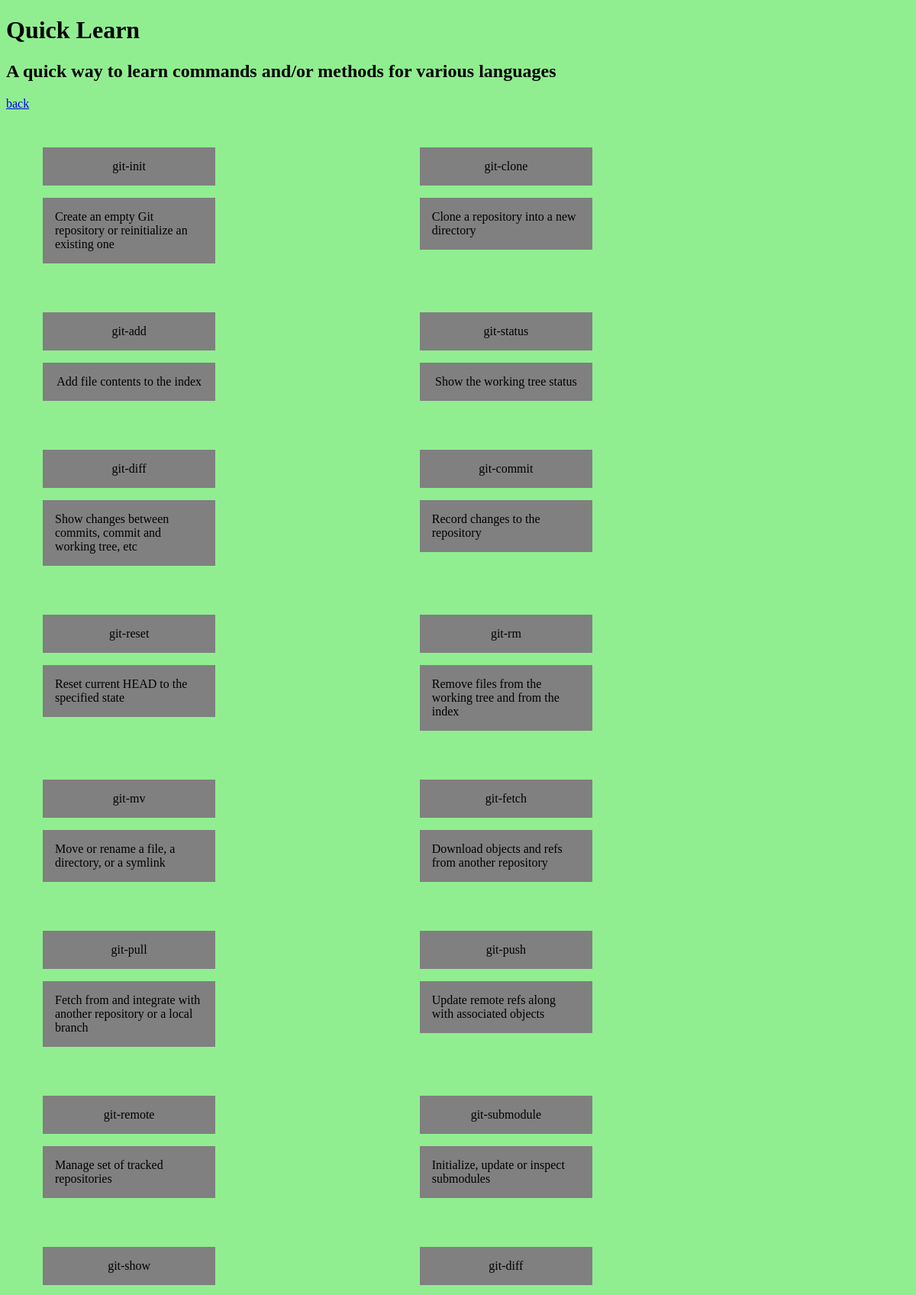
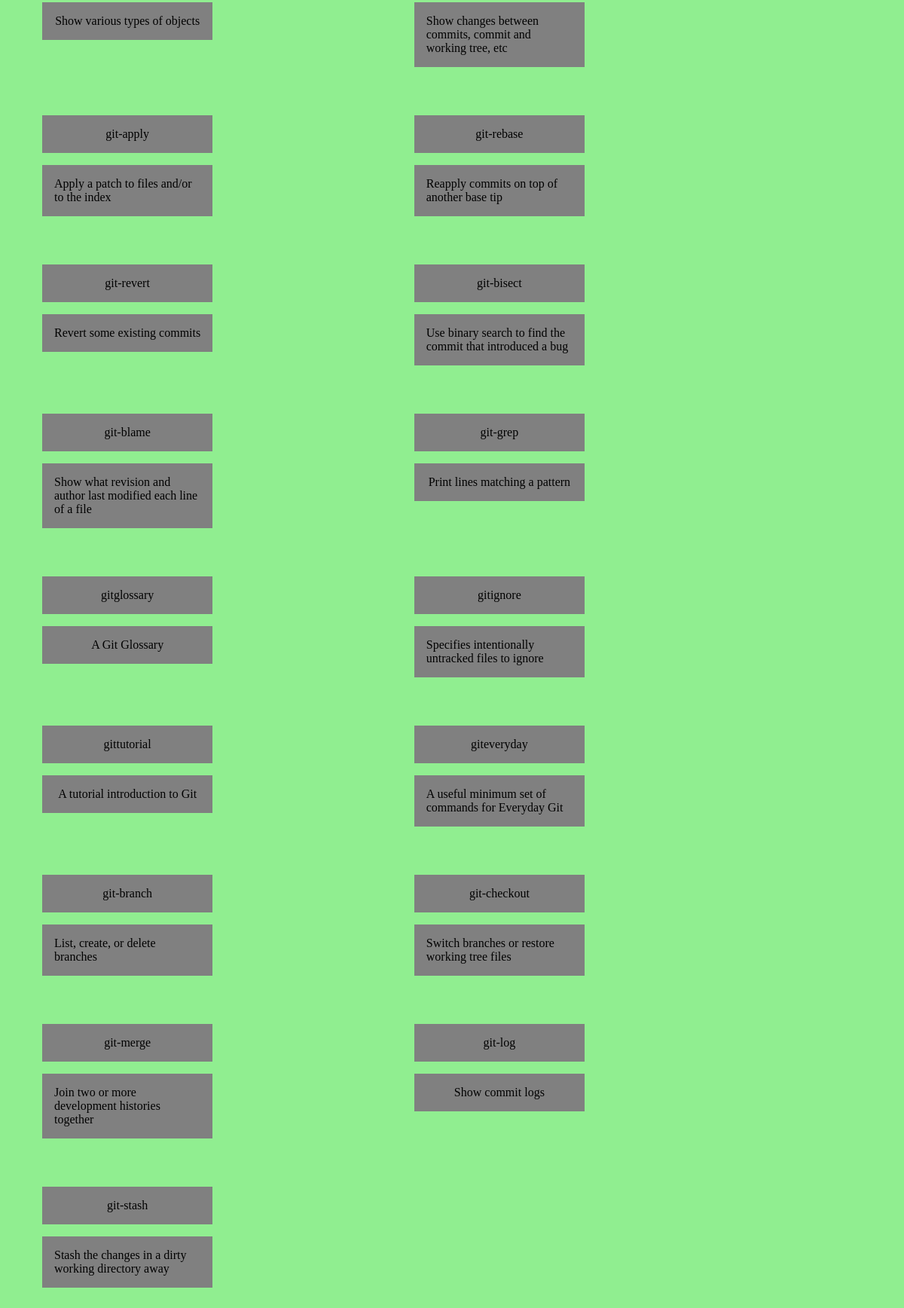
Page /subjects/git/test on the committed database (2 pictures, top to bottom).
### indexcards/models.py (models this page shows, shortened)
class Card(models.Model):
    front = models.CharField(max_length=50)
    back = models.CharField(max_length=100)
    subTopic = models.ForeignKey(SubTopic, on_delete=models.CASCADE)

### indexcards/views.py (the view)
# urls.py: path('subjects/<name>/test', views.test, name='test'),
def test(request, name):
    subject = Subject.objects.get(name=name)
    subtopics = SubTopic.objects.all().filter(subject__name = name )
    cards = []
    for subTopic in subtopics:
        cards += Card.objects.all().filter(subTopic__name = subTopic)
    return render(request, 'test.html', {'subject': subject, 'subtopics': subtopics, 'cards': cards})

### indexcards/models.py (called while the page is built)
    def __str__(self):
        return (self.name)

### indexcards/templates/test.html
{% extends "base.html" %}
{% block content%}
  <a href="{% url 'subject_subtopics' subject.name %}">back</a>
  <div class="cards">
    {% for card in cards%}
      <div class="card-grid">
        <div class="front">
          {{card.front}}
        </div>
        <div class="back">
          {{card.back}}
        </div>
      </div>
    {% endfor %}
  </div>
{% endblock %}

### static/styles.css (style rules this page uses)
html { -webkit-box-sizing: border-box; -moz-box-sizing: border-box; box-sizing: border-box; }
*, *:before, *:after { -webkit-box-sizing: inherit; -moz-box-sizing: inherit; box-sizing: inherit; }
body { background-color: lightgreen; }
.cards { display: flex; flex-wrap: wrap; width: 100%; margin: 1rem; }
.card-grid { position: relative; flex-wrap: wrap; width: 39%; margin: 1rem; }
.back, .front { width: 49%; display: flex; background-color: grey; align-items: center; justify-content: center; padding: 1rem; margin: 1rem; }

### rows in the picture
Card: front "git-init", back "Create an empty Git repository or reinitialize an existing one"
Card: front "git-clone", back "Clone a repository into a new directory"
Card: front "git-add", back "Add file contents to the index"
Card: front "git-status", back "Show the working tree status"
Card: front "git-diff", back "Show changes between commits, commit and working tree, etc"
Card: front "git-commit", back "Record changes to the repository"
Card: front "git-reset", back "Reset current HEAD to the specified state"
Card: front "git-rm", back "Remove files from the working tree and from the index"
Card: front "git-mv", back "Move or rename a file, a directory, or a symlink"
Card: front "git-fetch", back "Download objects and refs from another repository"
Card: front "git-pull", back "Fetch from and integrate with another repository or a local branch"
Card: front "git-push", back "Update remote refs along with associated objects"
Card: front "git-remote", back "Manage set of tracked repositories"
Card: front "git-submodule", back "Initialize, update or inspect submodules"
Card: front "git-show", back "Show various types of objects"
Card: front "git-diff", back "Show changes between commits, commit and working tree, etc"
Card: front "git-apply", back "Apply a patch to files and/or to the index"
Card: front "git-rebase", back "Reapply commits on top of another base tip"
Card: front "git-revert", back "Revert some existing commits"
Card: front "git-bisect", back "Use binary search to find the commit that introduced a bug"
Card: front "git-blame", back "Show what revision and author last modified each line of a file"
Card: front "git-grep", back "Print lines matching a pattern"
Card: front "gitglossary", back "A Git Glossary"
Card: front "gitignore", back "Specifies intentionally untracked files to ignore"
Card: front "gittutorial", back "A tutorial introduction to Git"
Card: front "giteveryday", back "A useful minimum set of commands for Everyday Git"
Card: front "git-branch", back "List, create, or delete branches"
Card: front "git-checkout", back "Switch branches or restore working tree files"
Card: front "git-merge", back "Join two or more development histories together"
Card: front "git-log", back "Show commit logs"
Card: front "git-stash", back "Stash the changes in a dirty working directory away"
